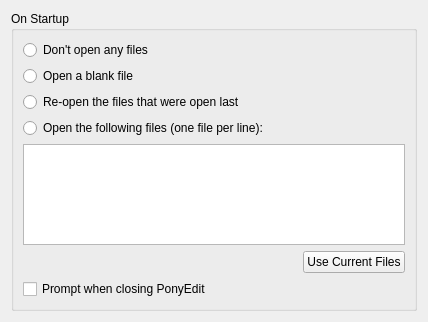
<?xml version="1.0" encoding="UTF-8"?>
<ui version="4.0">
 <class>StartupOptionsWidget</class>
 <widget class="QWidget" name="StartupOptionsWidget">
  <property name="geometry">
   <rect>
    <x>0</x>
    <y>0</y>
    <width>428</width>
    <height>322</height>
   </rect>
  </property>
  <property name="windowTitle">
   <string>Form</string>
  </property>
  <layout class="QVBoxLayout" name="verticalLayout">
   <item>
    <widget class="QGroupBox" name="groupBox">
     <property name="sizePolicy">
      <sizepolicy hsizetype="Preferred" vsizetype="Preferred">
       <horstretch>0</horstretch>
       <verstretch>0</verstretch>
      </sizepolicy>
     </property>
     <property name="title">
      <string>On Startup</string>
     </property>
     <layout class="QGridLayout" name="gridLayout">
      <item row="0" column="0">
       <widget class="QRadioButton" name="noFiles">
        <property name="text">
         <string>Don't open any files</string>
        </property>
       </widget>
      </item>
      <item row="1" column="0">
       <widget class="QRadioButton" name="blankFile">
        <property name="text">
         <string>Open a blank file</string>
        </property>
       </widget>
      </item>
      <item row="0" column="1" rowspan="4">
       <spacer name="horizontalSpacer">
        <property name="orientation">
         <enum>Qt::Horizontal</enum>
        </property>
        <property name="sizeHint" stdset="0">
         <size>
          <width>40</width>
          <height>20</height>
         </size>
        </property>
       </spacer>
      </item>
      <item row="2" column="0">
       <widget class="QRadioButton" name="reopenFiles">
        <property name="text">
         <string>Re-open the files that were open last</string>
        </property>
       </widget>
      </item>
      <item row="3" column="0">
       <widget class="QRadioButton" name="setFiles">
        <property name="text">
         <string>Open the following files (one file per line):</string>
        </property>
       </widget>
      </item>
      <item row="4" column="0" rowspan="2" colspan="3">
       <widget class="QPlainTextEdit" name="fileList"/>
      </item>
      <item row="6" column="2">
       <widget class="QPushButton" name="currentFiles">
        <property name="text">
         <string>Use Current Files</string>
        </property>
       </widget>
      </item>
      <item row="7" column="0">
       <widget class="QCheckBox" name="confirmOnExit">
        <property name="text">
         <string>Prompt when closing PonyEdit</string>
        </property>
       </widget>
      </item>
     </layout>
    </widget>
   </item>
  </layout>
 </widget>
 <resources/>
 <connections/>
</ui>
